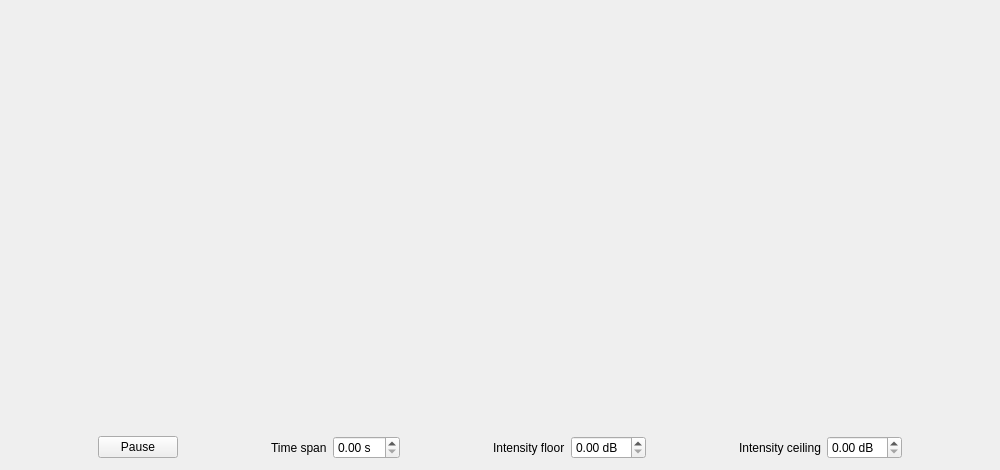
<?xml version="1.0" encoding="UTF-8"?>
<ui version="4.0">
 <class>cQwtWaterfallPlotWidget</class>
 <widget class="QWidget" name="cQwtWaterfallPlotWidget">
  <property name="geometry">
   <rect>
    <x>0</x>
    <y>0</y>
    <width>1000</width>
    <height>470</height>
   </rect>
  </property>
  <property name="windowTitle">
   <string>Form</string>
  </property>
  <layout class="QVBoxLayout" name="verticalLayout">
   <item>
    <widget class="QwtPlot" name="qwtPlot">
     <property name="sizePolicy">
      <sizepolicy hsizetype="MinimumExpanding" vsizetype="MinimumExpanding">
       <horstretch>0</horstretch>
       <verstretch>0</verstretch>
      </sizepolicy>
     </property>
    </widget>
   </item>
   <item>
    <layout class="QHBoxLayout" name="horizontalLayout">
     <item>
      <spacer name="horizontalSpacer_4">
       <property name="orientation">
        <enum>Qt::Horizontal</enum>
       </property>
       <property name="sizeHint" stdset="0">
        <size>
         <width>40</width>
         <height>20</height>
        </size>
       </property>
      </spacer>
     </item>
     <item>
      <widget class="QPushButton" name="pushButton_pauseResume">
       <property name="text">
        <string>Pause</string>
       </property>
      </widget>
     </item>
     <item>
      <spacer name="horizontalSpacer">
       <property name="orientation">
        <enum>Qt::Horizontal</enum>
       </property>
       <property name="sizeHint" stdset="0">
        <size>
         <width>40</width>
         <height>20</height>
        </size>
       </property>
      </spacer>
     </item>
     <item>
      <widget class="QLabel" name="label_timespan">
       <property name="text">
        <string>Time span</string>
       </property>
      </widget>
     </item>
     <item>
      <widget class="QDoubleSpinBox" name="doubleSpinBox_timeSpan_s">
       <property name="suffix">
        <string> s</string>
       </property>
      </widget>
     </item>
     <item>
      <spacer name="horizontalSpacer_2">
       <property name="orientation">
        <enum>Qt::Horizontal</enum>
       </property>
       <property name="sizeHint" stdset="0">
        <size>
         <width>40</width>
         <height>20</height>
        </size>
       </property>
      </spacer>
     </item>
     <item>
      <widget class="QLabel" name="label_intensityFloor">
       <property name="text">
        <string>Intensity floor</string>
       </property>
      </widget>
     </item>
     <item>
      <widget class="QDoubleSpinBox" name="doubleSpinBox_intensityFloor_dB">
       <property name="suffix">
        <string> dB</string>
       </property>
      </widget>
     </item>
     <item>
      <spacer name="horizontalSpacer_3">
       <property name="orientation">
        <enum>Qt::Horizontal</enum>
       </property>
       <property name="sizeHint" stdset="0">
        <size>
         <width>40</width>
         <height>20</height>
        </size>
       </property>
      </spacer>
     </item>
     <item>
      <widget class="QLabel" name="label_intensityCeiling">
       <property name="text">
        <string>Intensity ceiling</string>
       </property>
      </widget>
     </item>
     <item>
      <widget class="QDoubleSpinBox" name="doubleSpinBox_intensityCeiling_dB">
       <property name="suffix">
        <string> dB</string>
       </property>
      </widget>
     </item>
     <item>
      <spacer name="horizontalSpacer_5">
       <property name="orientation">
        <enum>Qt::Horizontal</enum>
       </property>
       <property name="sizeHint" stdset="0">
        <size>
         <width>40</width>
         <height>20</height>
        </size>
       </property>
      </spacer>
     </item>
    </layout>
   </item>
  </layout>
 </widget>
 <customwidgets>
  <customwidget>
   <class>QwtPlot</class>
   <extends>QFrame</extends>
   <header>qwt_plot.h</header>
   <container>1</container>
  </customwidget>
 </customwidgets>
 <resources/>
 <connections/>
</ui>
